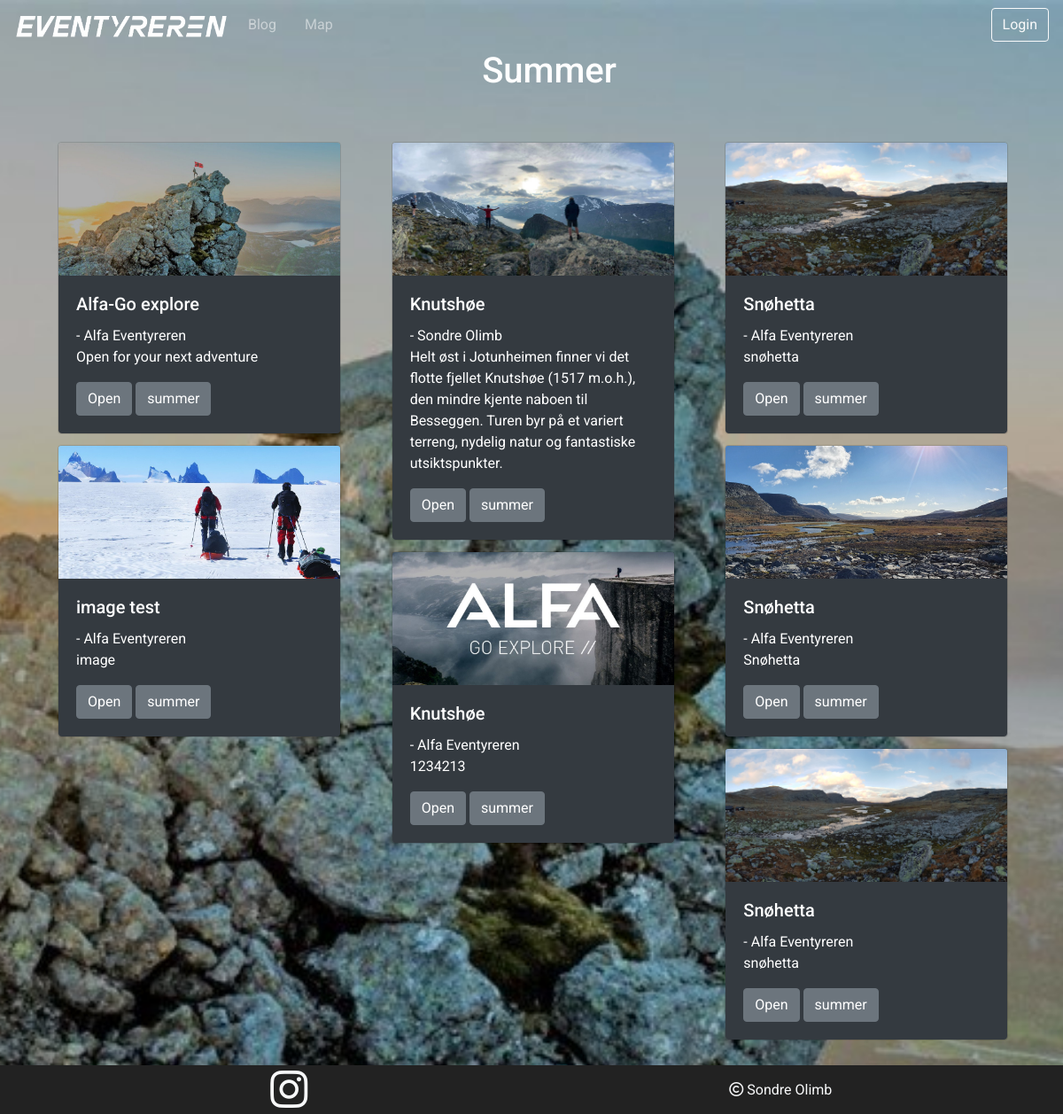
Before: /category/summer/ with the older database file.
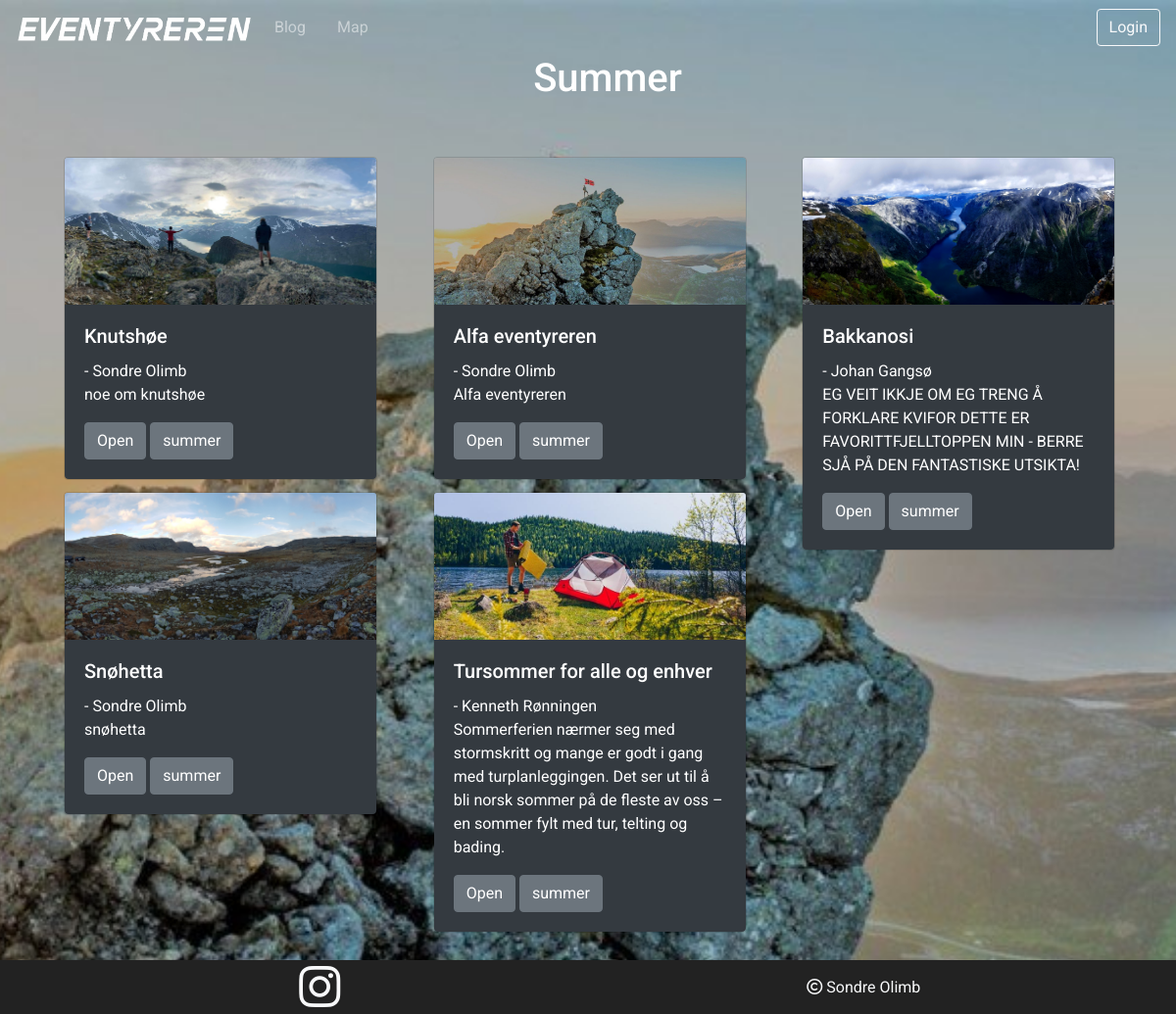
After: the same page with the newer database file.
### blog/models.py (models this page shows, shortened)
class Post(models.Model):
    title = models.CharField(max_length=255)
    title_tag=models.CharField(max_length=255)
    author =models.ForeignKey(User, on_delete=models.CASCADE)  #this line deletes all elements created by this user if this user is deleted
    header_image = models.ImageField(null=True, blank=True, upload_to="images/")
    header_image_url=models.CharField(max_length=255, default="0")
    body =RichTextField(blank=True,null=True)
    snippet = models.CharField(max_length=255)
    post_date = models.DateTimeField(auto_now_add=True)
    category = models.CharField(max_length=255, default="uncategorized")
    shoes = models.CharField(max_length=255, default="0")
    likes = models.ManyToManyField(User,related_name="blog_posts")
    strava =models.IntegerField(default=0)
    lat = models.DecimalField(max_digits=10, decimal_places=8,default=0)
    lng = models.DecimalField(max_digits=11, decimal_places=8,default=0)
    polyline = models.CharField(max_length=100000, default=0)

### blog/views.py (the view)
# urls.py: path("category/<str:cats>/",views.CategoryView,name="category"),
def CategoryView(request,cats):
    category_posts = Post.objects.filter(category=cats.replace("-"," "))
    ordering = ["-category_posts.post_date"]
    return render(request, "categories.html", {"cats":cats.title().replace("-"," "),"category_posts":category_posts}) #cats:cats passes the cats to the webpage

### templates/categories.html (shortened to what this page needs)
<!DOCTYPE html>
{% extends "base.html" %}
{% load static %}
{% block content %}
{% if category_posts %}
    <ul>
    <div class ="container justify-content-center text-centre"  >
    <h1 class="text-center">{{ cats }}</h1> <br/> <br/>
        <div class="card-columns justify-content-center mx-auto "  >
            {% for post in category_posts %}
                <div class="card rounded bg-transparent " style="width: 20rem; max-height: 30rem; ">
                {% if post.header_image %}
                    <img src={{ post.header_image.url }} class="card-img-top" alt="..." style="object-fit: cover; height: 150px">
                    {% endif %}
                    <div class="card-body rounded-bottom bg-dark" >
                    <h5 class="card-title">{{ post.title }}</h5>
                    <p class="card-text">- {{ post.author.first_name }} {{ post.author.last_name }} <br/> {{ post.snippet|safe}} </p>
                    <a href="{% url "article-detail" post.pk %}" class="btn btn-secondary">Open</a>
                        <a href="{% url "category" post.category|slugify %}" class="btn btn-secondary">{{ post.category }}</a>
                    </div>
                </div>
            {%  endfor %}
        </div>
        </div>
    </div>
    {% else %}
    <h1>This page dose not exist</h1>
    {% endif %}
{% endblock %}

Changed rows visible on the page:
removed Post: header_image (picture), title "Alfa-Go explore", author.first_name "Alfa", author.last_name "Eventyreren", snippet "Open for your next adventure", category "summer"
removed Post: header_image (picture), title "image test", author.first_name "Alfa", author.last_name "Eventyreren", snippet "image", category "summer"
removed Post: header_image (picture), title "Knutshøe", author.first_name "Sondre", author.last_name "Olimb", snippet "Helt øst i Jotunheimen finner vi det flotte fjellet Knutshøe (1517 m.o.h.), den mindre kjente naboen til Besseggen. Turen byr på et variert terreng, nydelig natur og fantastiske utsiktspunkter.", category "summer"
removed Post: header_image (picture), title "Knutshøe", author.first_name "Alfa", author.last_name "Eventyreren", snippet "1234213", category "summer"
removed Post: header_image (picture), title "Snøhetta", author.first_name "Alfa", author.last_name "Eventyreren", snippet "snøhetta", category "summer"
removed Post: header_image (picture), title "Snøhetta", author.first_name "Alfa", author.last_name "Eventyreren", snippet "Snøhetta", category "summer"
removed Post: header_image (picture), title "Snøhetta", author.first_name "Alfa", author.last_name "Eventyreren", snippet "snøhetta", category "summer"
added Post: header_image (picture), title "Knutshøe", author.first_name "Sondre", author.last_name "Olimb", snippet "noe om knutshøe", category "summer"
added Post: header_image (picture), title "Snøhetta", author.first_name "Sondre", author.last_name "Olimb", snippet "snøhetta", category "summer"
added Post: header_image (picture), title "Alfa eventyreren", author.first_name "Sondre", author.last_name "Olimb", snippet "Alfa eventyreren", category "summer"
added Post: header_image (picture), title "Tursommer for alle og enhver", author.first_name "Kenneth", author.last_name "Rønningen", snippet "Sommerferien nærmer seg med stormskritt og mange er godt i gang med turplanleggingen. Det ser ut til å bli norsk sommer på de fleste av oss – en sommer fylt med tur, telting og bading.", category "summer"
added Post: header_image (picture), title "Bakkanosi", author.first_name "Johan", author.last_name "Gangsø", snippet "EG VEIT IKKJE OM EG TRENG Å FORKLARE KVIFOR DETTE ER FAVORITTFJELLTOPPEN MIN - BERRE SJÅ PÅ DEN FANTASTISKE UTSIKTA!", category "summer"
